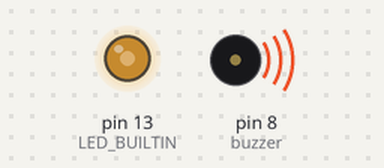
Bench run of a sketch on a simulated Arduino Uno, built with avr-gcc and run on an emulated ATmega328P. Shown: output pins drawn as LEDs (lit = HIGH), buzzer (waves = sounding).

Above: at 0.05 s.
At 3.7 s:
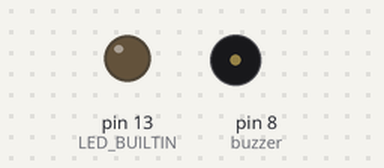
Timing chart, 0 to 8.5 s (numbered marks = the images above):
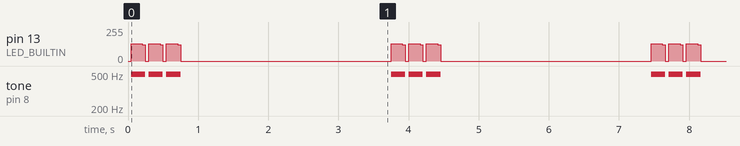

The sketch:

buzzer_3pins.ino
```cpp
int buzzer = 8; // set the buzzer control digital IO pin

void setup() {
	pinMode(buzzer, OUTPUT); // set pin 8 as output
  pinMode(LED_BUILTIN, OUTPUT);
}

void loop() {
	for (int i = 0; i < 100; i++) {  // make a sound
		digitalWrite(buzzer, HIGH); // send high signal to buzzer
    digitalWrite(LED_BUILTIN, HIGH);
		delay(1); // delay 1ms
		digitalWrite(buzzer, LOW); // send low signal to buzzer
    digitalWrite(LED_BUILTIN, LOW);
		delay(1);
	}
	delay(50);
	for (int j = 0; j < 100; j++) { //make another sound
		digitalWrite(buzzer, HIGH);
    digitalWrite(LED_BUILTIN, HIGH);
		delay(1); // delay 2ms
		digitalWrite(buzzer, LOW);
    digitalWrite(LED_BUILTIN, LOW);
		delay(1);
	}
  	delay(50);
	for (int k = 0; k < 100; k++) { //make another sound
		digitalWrite(buzzer, HIGH);
    digitalWrite(LED_BUILTIN, HIGH);
		delay(1); // delay 2ms
		digitalWrite(buzzer, LOW);
    digitalWrite(LED_BUILTIN, LOW);
		delay(1);
	}
	delay(3000);
}
```

Measured:
- by itself, tone on pin 8 (buzzer): repeats every 3.7 s: 2 × (silent 0.05 s, 494 Hz 0.20 s), silent 3.0 s, 494 Hz 0.20 s
- by itself, pin 13 (LED_BUILTIN): repeats every 3.7 s: 121/255 0.04 s, 0/255 0.05 s, 129/255 0.16 s, 121/255 0.04 s, 0/255 0.05 s, 129/255 0.16 s, 121/255 0.04 s, 0/255 3.0 s, 129/255 0.16 s
